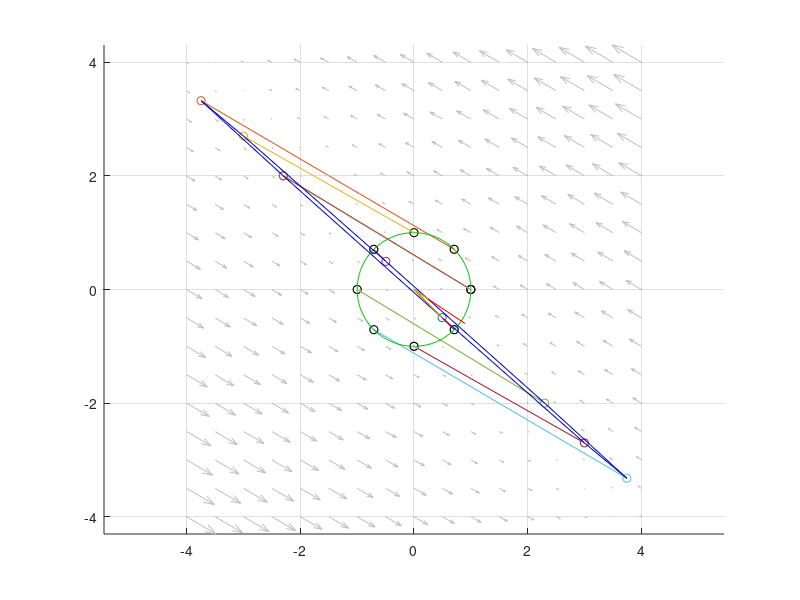

MATLAB code to generate this figure:
%% Problem dynamiki w przestrzeni fazowej
clear variables;
%% konstruowanie macierzy o zadanym widmie
l1 = 0.7;
l2 = -0.3;
v1 = [1, -1]';
v2 = [-3, 2]';

v1scaled = v1./sqrt(sum(v1'*v1));
v2scaled = v2./sqrt(sum(v2'*v2));

X = [v1, v2];
D = [l1, 0; 0, l2];

A = X*[l1 0; 0 l2]*(X^-1);

f = @(x) A*x;

%% konstruowanie zbioru punktow X0 rozlozonych na okregu 
R = 1;
X0 = R*exp(1i * (0:pi/4:2*pi)); X0 = [real(X0); imag(X0)];
T0 = length(X0);

%% obliczanie trajektorii ukladu dla wybranych punktow poczatkowych
T = 2;
for i=1:T0
    x(:, 1+(i-1)*T) = X0(:, i);
    for t = 1:T, x(:, t+1 + (i-1)*T) = f(x(:, t + (i-1)*T)); end
end

%% obliczanie wartosci i wektorow wlasnych macierzy A
[V, D] = eig(A)
veig1 = V(:,1);
veig2 = V(:,2);

veig1scaled = veig1./sum(veig1'*veig1);
vieg2scaled = veig2./sum(veig2'*veig2);

%% ilustracja trajektorii w przestrzeni stanow
clf; hold on;
for i=1:T0
    plot(x(1, 1+(i-1)*T:i*T), x(2, 1+(i-1)*T:i*T), '-o');
    plot(x(1, 1+(i-1)*T), x(2, 1+(i-1)*T), 'ko');
end;

%% ilustracja obrazu Y = AX0

Ximage = R*exp(1i * (0:pi/100:2*pi)); Ximage = [real(Ximage); imag(Ximage)];
Yimage = A*X0;

plot(Ximage(1,:), Ximage(2,:), 'Color', 0.75*[0, 1, 0]);
plot(Yimage(1,:), Yimage(2,:), 'Color', 0.75*[0, 0, 1]);

%% ilustracja wektorow lambda_i, v_i

% wektory uzyte do konstrukcji macierzy A
lv1 = l1 * v1;
lv2 = l2 * v2;

plot([0, lv1(1)], [0, lv1(2)], 'r-');
plot([0, lv2(1)], [0, lv2(2)], 'r-');

% wektory uzyskane przez matlaba
%kierunki wektorow pokrywaja sie w obu przypadkach
leigv1 = D(1, 1) * veig1;
leigv2 = D(2, 2) * veig2;

plot([0, leigv1(1)], [0, leigv1(2)], 'Color', 0.75*[1, 1, 0]);
plot([0, leigv2(1)], [0, leigv2(2)], 'Color', 0.75*[1, 1, 0]);


%% ilustracja pola wektorowego okreslajacego trajektorie ukladu
Ad = A - eye(2);
[x1, x2] = meshgrid(-4:0.5:4);
u = Ad(1,1).*x1 + Ad(1,2).*x2;
v = Ad(2,1).*x1 + Ad(2,2).*x2;
quiver(x1, x2, u, v, 'Color', 0.75*[1 1 1], 'Autoscale', 'On');
grid on;
axis equal;